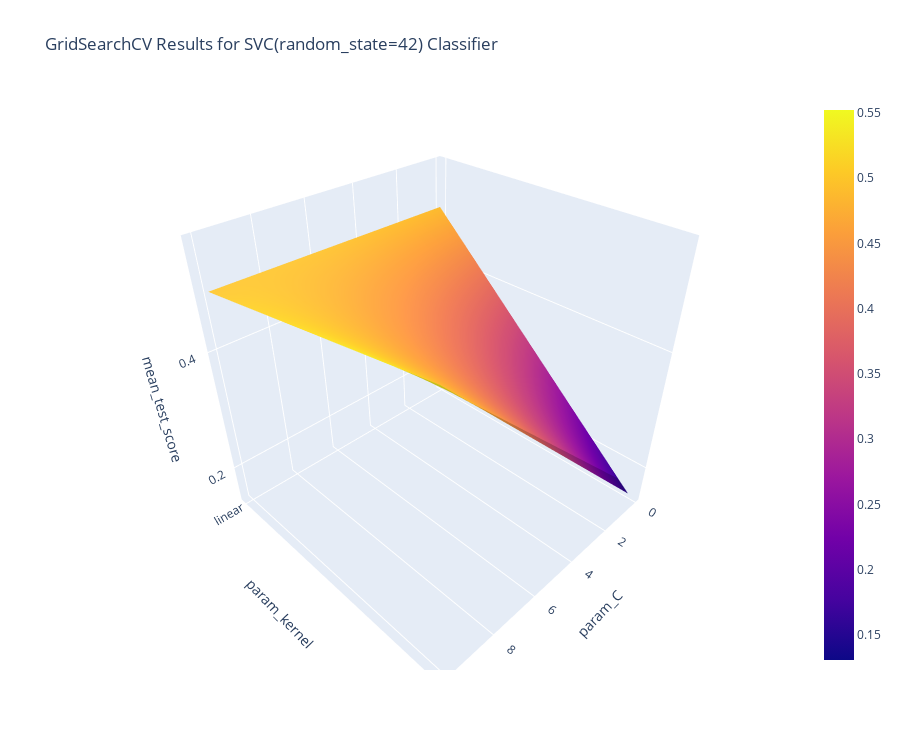

Source (notebook cell):
### Code cell
plot_grid_seach(svm_grid_search)

### Figure 1 — Plotly figure (JSON) as saved in the notebook; plotly's stock layout.template omitted (floating-point values rounded to 4 significant figures)
{"data": [{"hovertemplate": "param_C: %{x}<br>param_kernel: %{y}<br>mean_test_score: %{z}<extra></extra>", "type": "surface", "x": [0.1, 10], "y": ["linear", "rbf"], "z": [[0.4882, 0.4882], [0.1307, 0.5522], [0.4882, 0.4882], [0.4743, 0.5522], [0.4882, 0.4882], [0.548, 0.5522]]}], "layout": {"height": 750, "scene": {"xaxis": {"title": {"text": "param_C"}}, "yaxis": {"title": {"text": "param_kernel"}}, "zaxis": {"title": {"text": "mean_test_score"}}}, "title": {"text": "GridSearchCV Results for SVC(random_state=42) Classifier"}}}
